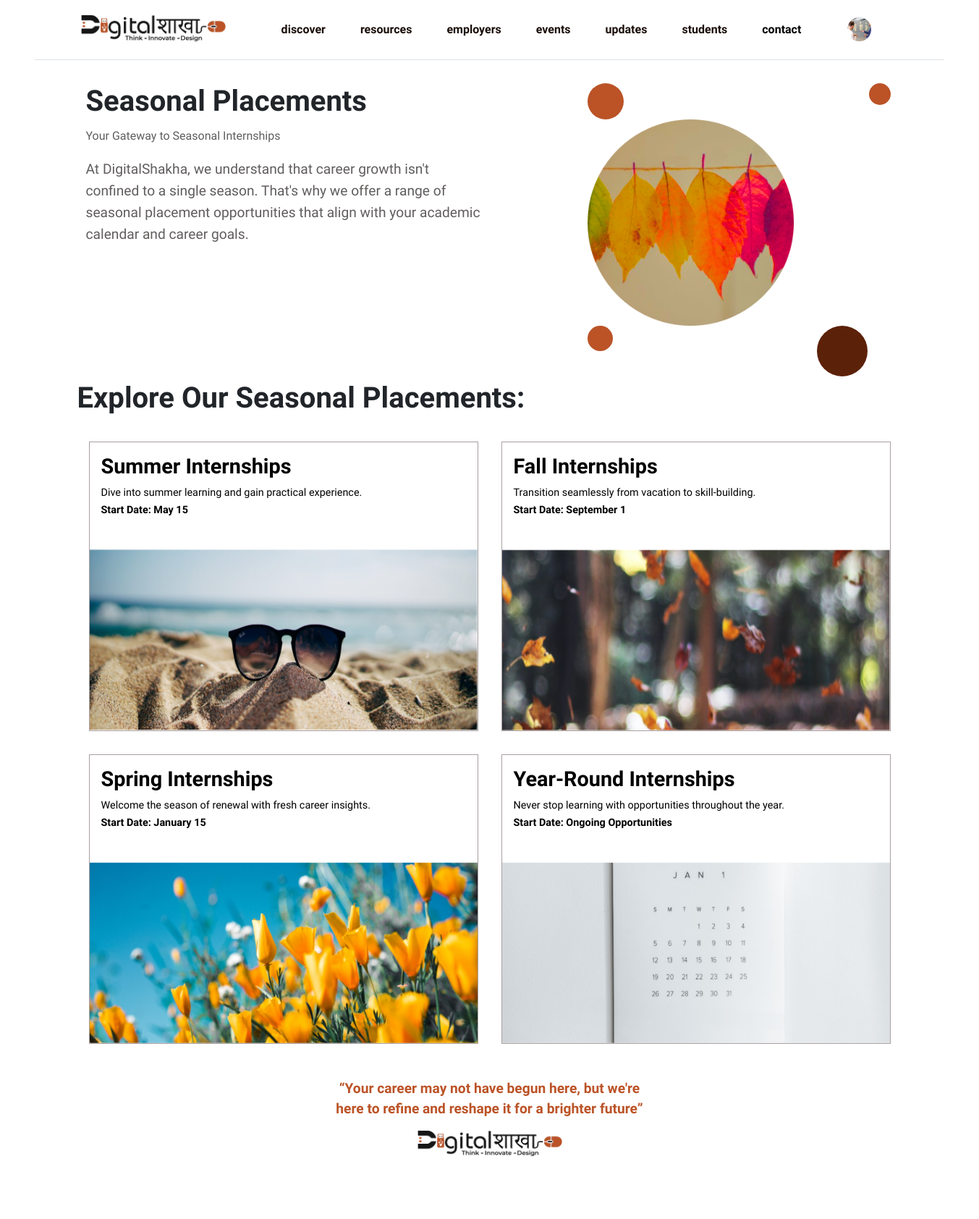
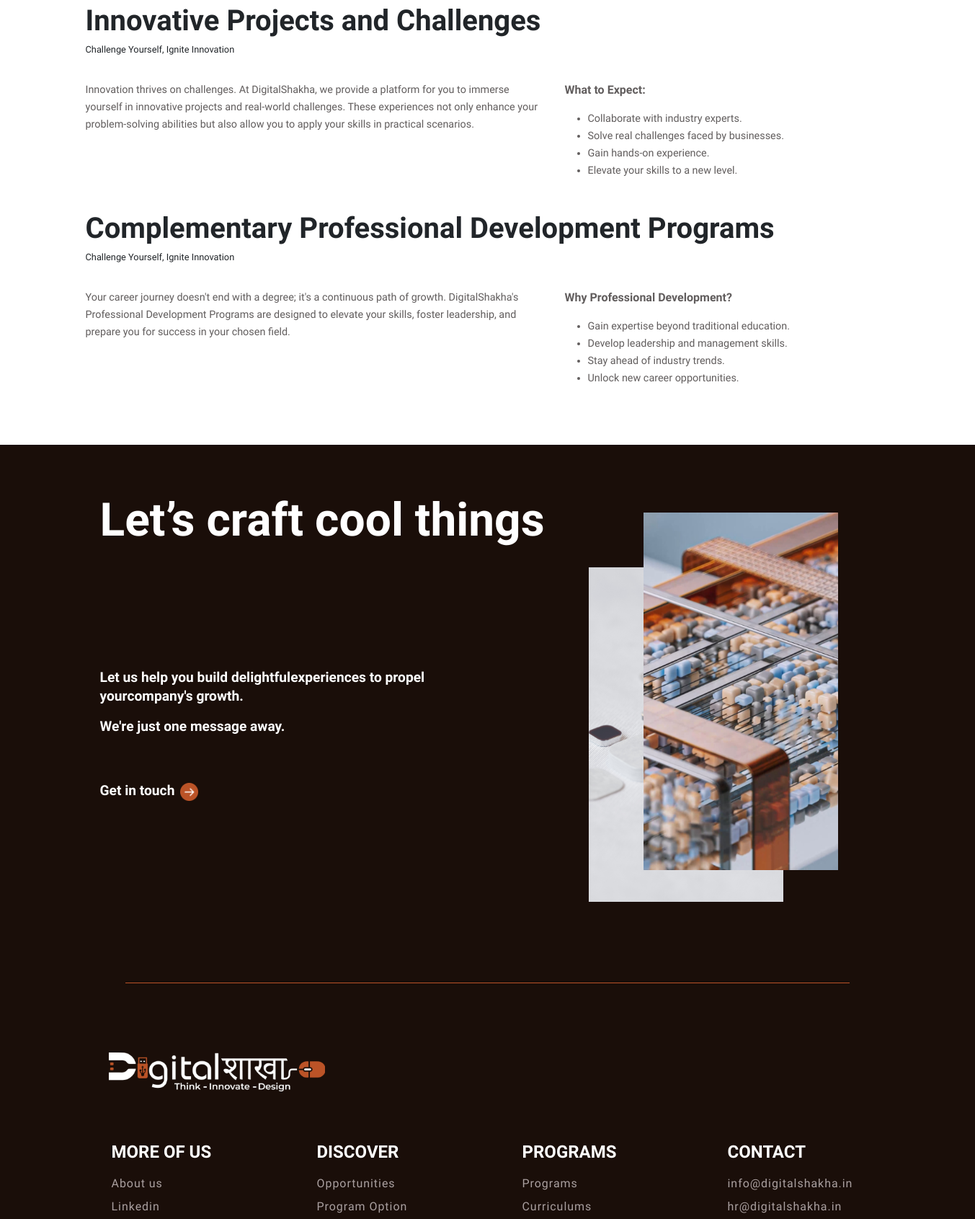
The app's page /seasonal_placements.php (signed in, upper part) with its own data (2 pictures, top to bottom).
### tables this page shows
CREATE TABLE `application_tbl` (
  `id` int(11) NOT NULL,
  `registration_id` varchar(100) NOT NULL,
  `name` varchar(100) NOT NULL,
  `last_name` varchar(100) NOT NULL,
  `gender` varchar(20) NOT NULL,
  `dob` date NOT NULL,
  `phone` int(15) NOT NULL,
  `email` varchar(60) NOT NULL,
  `address_1` varchar(200) NOT NULL,
  `address_2` varchar(200) NOT NULL,
  `pin_code` int(10) NOT NULL,
  `city` varchar(100) NOT NULL,
  `state` varchar(100) NOT NULL,
  `country` varchar(100) NOT NULL,
  `collage` varchar(200) NOT NULL,
  `degree` tinyint(4) NOT NULL,
  `course` int(20) DEFAULT NULL,
  `duration` tinyint(4) NOT NULL,
  `know_about_as` int(20) DEFAULT NULL,
  `referral_code` int(100) NOT NULL,
  `profile_photo` varchar(200) NOT NULL,
  `payment_photo` varchar(200) NOT NULL,
  `transaction_id` varchar(100) NOT NULL,
  `payment_status` tinyint(4) NOT NULL DEFAULT 0,
  `status` tinyint(11) NOT NULL DEFAULT 1,
  `created_at` timestamp NOT NULL DEFAULT current_timestamp() ON UPDATE current_timestamp(),
  `updated_at` timestamp NOT NULL DEFAULT current_timestamp() ON UPDATE current_timestamp()
);

CREATE TABLE `seasonal_placement_tbl` (
  `placement_id` int(11) NOT NULL,
  `placement_name` varchar(200) NOT NULL,
  `placement_detail` text NOT NULL,
  `placement_description` text NOT NULL,
  `placement_date` varchar(50) NOT NULL,
  `placement_date_deadline` varchar(50) NOT NULL,
  `placement_front_image` varchar(200) NOT NULL,
  `placement_back_image` varchar(200) NOT NULL,
  `placement_status` tinyint(4) NOT NULL DEFAULT 1,
  `created_at` timestamp NOT NULL DEFAULT current_timestamp(),
  `updated_at` timestamp NOT NULL DEFAULT current_timestamp() ON UPDATE current_timestamp()
);

### seasonal_placements.php (the view, shortened to what this page needs)
<?php
require('./includes/header.php');
require('./admin/config/dbcon.php');
 ?>
<section class="seasonal_placements_1">
    <div class="container">
        <div class="row">
            <div class="col-md-6">
                <div class="text">
                    <h1>Seasonal Placements</h1>
                    <p>Your Gateway to Seasonal Internships</p>
                    <p>At DigitalShakha, we understand that career growth isn't confined to a single season. That's why we offer a range of seasonal placement opportunities that align with your academic calendar and career goals.</p>
                </div>
            </div>
            <div class="col-md-6 dot-position d-flex align-content-center justify-content-center">
                <div class="img">
                    <span class="dot1"></span>
                    <span class="dot2"></span>
                    <img src="./assets/images/seasonal_pacements_bg_1.png" alt="">
                    <span class="dot3"></span>
                    <span class="dot4"></span>
                </div>
            </div>
        </div>
    </div>
</section>
<section class="seasonal_placements_2">
    <div class="container">
        <div class="row">
            <div class="heading">
                <h1>Explore Our Seasonal Placements:</h1>
            </div>
            <?php
            $sql = "SELECT * FROM seasonal_placement_tbl WHERE placement_status = 1";
            $sql_run = mysqli_query($con, $sql);
            if (mysqli_num_rows($sql_run) > 0) {
                while ($data = mysqli_fetch_assoc($sql_run)) {
            ?>
                    <div class="col-md-6">
                        <div class="box">
                            <a href="./placement_view.php?id=<?=$data['placement_id']?>">
                                <div class="head">
                                    <h1><?=$data['placement_name']?></h1>
                                    <p><?=$data['placement_detail']?></p>
                                    <p><b>Start Date: <span><?=$data['placement_date']?></span></b></p>
                                </div>
                                <div class="img">
                                    <img src="./admin/seasonal_placement_images/<?=$data['placement_front_image']?>" alt="">
                                </div>
                            </a>
                        </div>
                    </div>
            <?php
                }
            }
            ?>
        </div>
        <div class="row end_text">
            <div class="col-md-12 d-flex align-items-center justify-content-center flex-column">
                <p>“Your career may not have begun here, but we're <br> here to refine and reshape it for a brighter future”</p>
                <div class="img">
                    <img src="./assets/images/digital_logo.png" alt="">
                </div>
            </div>
        </div>
    </div>
</section>
<section class="opportunities_4">
    <div class="container">
        <div class="row">
            <div class="heading">
                <h1>Innovative Projects and Challenges</h1>
                <p>Challenge Yourself, Ignite Innovation</p>
            </div>
            <div class="col-md-7">
                <p>
                    Innovation thrives on challenges. At DigitalShakha, we provide a platform for you to immerse yourself in innovative projects and real-world challenges. These experiences not only enhance your problem-solving abilities but also allow you to apply your skills in practical scenarios.
                </p>
            </div>
            <div class="col-md-5">
                <p> What to Expect:</p>
                <ul>
                    <li> Collaborate with industry experts.</li>
                    <li>Solve real challenges faced by businesses.</li>
                    <li>Gain hands-on experience.</li>
                    <li>Elevate your skills to a new level.</li>
                </ul>
            </div>
        </div>
        <div class="row">
            <div class="heading">
                <h1>Complementary Professional Development Programs</h1>
                <p>Challenge Yourself, Ignite Innovation</p>
            </div>
            <div class="col-md-7">
                <p>Your career journey doesn't end with a degree; it's a continuous path of growth. DigitalShakha's Professional Development Programs are designed to elevate your skills, foster leadership, and prepare you for success in your chosen field.</p>
            </div>
            <div class="col-md-5">
                <p>Why Professional Development?</p>
                <ul>
                    <li>Gain expertise beyond traditional education.</li>
                    <li>Develop leadership and management skills.</li>
                    <li>Stay ahead of industry trends.</li>
                    <li>Unlock new career opportunities.</li>
                </ul>
            </div>
        </div>
    </div>
</section>
<section class="home_4">
    <div class="container">
        <div class="heading">
            <h1>Let’s craft cool things</h1>
            <div class="row">
                <div class="col-md-6 d-flex align-items-center justify-content-center">
                    <div class="text">
                        <div>
                            <p>Let us help you build delightfulexperiences to propel yourcompany's growth.</p>
                            <p>We're just one message away.</p>
                        </div>
                        <a href="#!">Get in touch <img src="./assets/images/arrow.png" alt=""></a>
                    </div>
                </div>
                <div class="padding-top col-md-6 d-flex align-items-center justify-content-center">
                    <div class="img_area">
                        <div class="img">
                        </div>
                        <div class="img">
                            <img src="./assets/images/Rectangle 7.png" alt="">
                        </div>
                    </div>
                </div>
            </div>
        </div>
    </div>
</section>
<?php require('./includes/footer.php'); ?>
<?php require('./includes/end_html.php'); ?>

### includes/header.php (shortened to what this page needs)
<?php
require('./admin/config/dbcon.php');
?>
<!DOCTYPE php>
<head>
    <link rel="stylesheet" href="./bootstrap/css/bootstrap.css">
    <link rel="stylesheet" href="./assets/css/header.css">
    <link rel="stylesheet" href="./assets/css/index.css">
    <link rel="stylesheet" href="./assets/css/footer.css">
    <link rel="stylesheet" href="./assets/css/resources.css">
    <link rel="stylesheet" href="./assets/css/resumebuilding.css">
    <link rel="stylesheet" href="./assets/css/opportunities.css">
    <link rel="stylesheet" href="./assets/css/reset_password.css">
    <link rel="stylesheet" href="./assets/css/register.css">
    <link rel="stylesheet" href="./assets/css/explore_opportunities.css">
    <link rel="stylesheet" href="./assets/css/internship_resources.css">
    <link rel="stylesheet" href="./assets/css/events.css">
    <link rel="stylesheet" href="./assets/css/application.css">
    <link rel="stylesheet" href="./assets/css/blog.css">
    <link rel="stylesheet" href="./assets/css/blog_view.css">
    <link rel="stylesheet" href="./assets/css/news_letter.css">
    <link rel="stylesheet" href="./assets/css/schedule_interview.css">
    <link rel="stylesheet" href="./assets/css/program_option.css">
    <link rel="stylesheet" href="./assets/css/internship_track_0.css">
    <link rel="stylesheet" href="./assets/css/internship_track_1.css">
    <link rel="stylesheet" href="./assets/css/seasonal_placements.css">
    <link rel="stylesheet" href="./assets/css/placement_view.css">
    <link rel="stylesheet" href="./assets/css/eligibility_criteria.css">
    <link rel="stylesheet" href="./assets/css/program_view.css">
    <link rel="stylesheet" href="./assets/css/contact.css">
    <link rel="stylesheet" href="./assets/css/opportunities_view.css">
    <link rel="stylesheet" href="./assets/css/modals.css">
    <link rel="stylesheet" href="./assets/css/cover_letter.css">
    <link rel="stylesheet" href="./assets/css/interview_insights.css">
    <link rel="stylesheet" href="./assets/css/success_stories.css">
    <link rel="stylesheet" href="./assets/css/partner_with_us.css">
    <link rel="stylesheet" href="./assets/css/employee_contact.css">
    <link rel="stylesheet" href="./assets/css/application_success.css">
    <link rel="stylesheet" href="./assets/css/error.css">
    <link rel="stylesheet" href="./assets/css/about.css">
    <link rel="stylesheet" href="./assets/fontawesome-free-6.4.2-web/css/all.min.css">
    <link rel="stylesheet" href="./assets/splide-4.1.3/dist/css/splide.min.css">
    <link rel="stylesheet" href="./assets/css/preloading/effect.css">
    <link rel="stylesheet" href="./sweetalert2/sweetalert2.min.css">
    <link rel="stylesheet" href="./assets/OwlCarousel2/dist/assets/owl.carousel.min.css">
    <link rel="stylesheet" href="./assets/OwlCarousel2/dist/assets/owl.theme.default.min.css">
</head>
<body>
    <header class="header">
        <div class="header-inner">
            <div class="container-fluid px-lg-5">
                <nav class="navbar navbar-expand-lg border-bottom my-navbar main_nav">
                    <a class="navbar-brand" href="index.php">
                        <img src="./assets/images/digital_logo.png" class="logo1">
                    </a>
                    <div class="collapse navbar-collapse navbar_mobile" id="navbarSupportedContent">
                        <ul class="navbar-nav m-auto ps-3">
                            <li class="nav-item drop-list">
                                <p class="nav-link nav-after-effect hover-link"  id="header_link_home">
                                    discover
                                </p>
                            </li>
                            <li class="nav-item drop-list">
                                <a class="nav-link nav-after-effect hover-link" href="./resources.php" id="">resources</a>
                            </li>
                            <li class="nav-item drop-list">
                                <a class="nav-link nav-after-effect hover-link">employers</a>
                            </li>
                            <li class="nav-item drop-list">
                                <a class="nav-link nav-after-effect hover-link">events</a>
                            </li>
                            <li class="nav-item drop-list">
                                <a class="nav-link nav-after-effect hover-link">updates</a>
                            </li>
                            <li class="nav-item drop-list">
                                <a class="nav-link hover-link nav-after-effect">students</a>
                            </li>
                            <li class="nav-item list-group-item">
                                <a class="nav-link nav-after-effect" href="./contact.php" id="">
                                    contact
                                </a>
                            </li>
                            <li class="nav-item list-group-item padding2">
                                <?php
                                if (!isset($_SESSION['std_auth']) || !$_SESSION['std_auth'] && !isset($_SESSION['std_auth_user']['user_name']) || !$_SESSION['std_auth_user']['user_name']) {
                                ?>
                                    <div class="btns">
                                        <a class="login_popup" style="color: #BB5327;">Login</a>
                                        <span>|</span>
                                        <a class="signup_popup">Signup</a>
                                    </div>
                                    <?php
                                }else {
                                    $email = $_SESSION['std_auth_user']['user_email'];
                                    $sql = "SELECT * FROM application_tbl WHERE email = '$email'";
                                    $sql_run = mysqli_query($con, $sql);
                                    ?>
                                        <div class="btns">
                                            <form class="std_log_out">
                                                <div class="drop-list">
                                                    <?php
                                                     if (mysqli_num_rows($sql_run) > 0) {
                                                        $show_profile = mysqli_fetch_assoc($sql_run);
                                                            echo "<a href='#!' class='hover-link'><img class='profile_img' src='./admin/student_application_photo/" . $show_profile['profile_photo'] . "'></a>";
                                                    }else{
                                                        echo "<a href='#!' class='hover-link'><img class='profile_img' src='./assets/images/logout_icon.svg'></a>";
                                                    }
                                                    ?>
                                                </div>
                                            </form>
                                        </div>
                                <?php
                                    }
                                ?>
                            </li>
                        </ul>
                    </div>
                </nav>
            </div>
        </div>
    </header>

### records on screen
application_tbl: profile_photo (picture)
seasonal_placement_tbl: placement_name "Summer Internships", placement_detail "Dive into summer learning and gain practical experience.", placement_date "May 15", placement_front_image (picture)
seasonal_placement_tbl: placement_name "Fall Internships", placement_detail "Transition seamlessly from vacation to skill-building.", placement_date "September 1", placement_front_image (picture)
seasonal_placement_tbl: placement_name "Spring Internships", placement_detail "Welcome the season of renewal with fresh career insights.", placement_date "January 15", placement_front_image (picture)
seasonal_placement_tbl: placement_name "Year-Round Internships", placement_detail "Never stop learning with opportunities throughout the year.", placement_date "Ongoing Opportunities", placement_front_image (picture)
